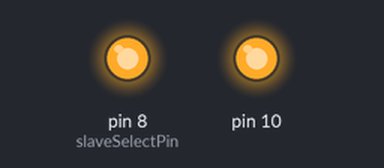
A sketch run on a simulated Arduino Uno, built with avr-gcc and run on an emulated ATmega328P. On the bench: output pins drawn as LEDs (lit = HIGH). What the sketch prints to the serial monitor is not drawn.

Above: at 0.1 s.
Timing chart, 0 to 1.6 s (numbered marks = the images above):
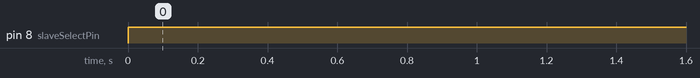

The sketch:

adc.ino
```cpp
/*
  Digital Pot Control

  This example controls an Analog Devices AD5206 digital potentiometer.
  The AD5206 has 6 potentiometer channels. Each channel's pins are labeled
  A - connect this to voltage
  W - this is the pot's wiper, which changes when you set it
  B - connect this to ground.

 The AD5206 is SPI-compatible,and to command it, you send two bytes,
 one with the channel number (0 - 5) and one with the resistance value for the
 channel (0 - 255).

 The circuit:
  * All A pins  of AD5206 connected to +5V
  * All B pins of AD5206 connected to ground
  * An LED and a 220-ohm resisor in series connected from each W pin to ground
  * CS - to digital pin 10  (SS pin)
  * SDI - to digital pin 11 (MOSI pin)
  * CLK - to digital pin 13 (SCK pin)

 created 10 Aug 2010
 by Tom Igoe

 Thanks to Heather Dewey-Hagborg for the original tutorial, 2005

*/


// inslude the SPI library:
#include <SPI.h>


// set pin 10 as the slave select for the digital pot:
const int slaveSelectPin = 8;

void setup() {
  Serial.begin(9600);
  // set the slaveSelectPin as an output:
  pinMode(slaveSelectPin, OUTPUT);
  pinMode(12, INPUT_PULLUP);
  digitalWrite(12, HIGH);
  // initialize SPI:
  SPI.begin();
  //SPI.beginTransaction(SPISettings(50000, MSBFIRST, SPI_MODE3));
  SPI.setClockDivider(SPI_CLOCK_DIV128);
  SPI.setDataMode(SPI_MODE3);
  digitalWrite(slaveSelectPin, LOW);
  SPI.transfer(0x20);
  SPI.transfer(0x0C);
  SPI.transfer(0x10);
  SPI.transfer(0x40);
  digitalWrite(slaveSelectPin, HIGH);
}

void loop() {
  byte value;
  int one, two;
  digitalWrite(slaveSelectPin, LOW);
  SPI.transfer(0x00);
  SPI.transfer(0x08);
  //delay(1);
  value = SPI.transfer(0x00);
  Serial.println(String(value));
  /*if (value == 0)
  {
    SPI.transfer((void *)"\0\0\0\0\0\0\0\0\0\0\0",10);
    delay(100);
  }*/
  if (value == 8)
  {
    SPI.transfer(0x38);
    one = SPI.transfer(0x00);
    two = SPI.transfer(0x00);
    Serial.println(String(one));
    Serial.println(String(two));
    delay(100);
  }
  digitalWrite(slaveSelectPin, HIGH);
  delay(100);

}
```

Measured:
- by itself, pin 8 (slaveSelectPin): LOW → HIGH at 0.00 s
